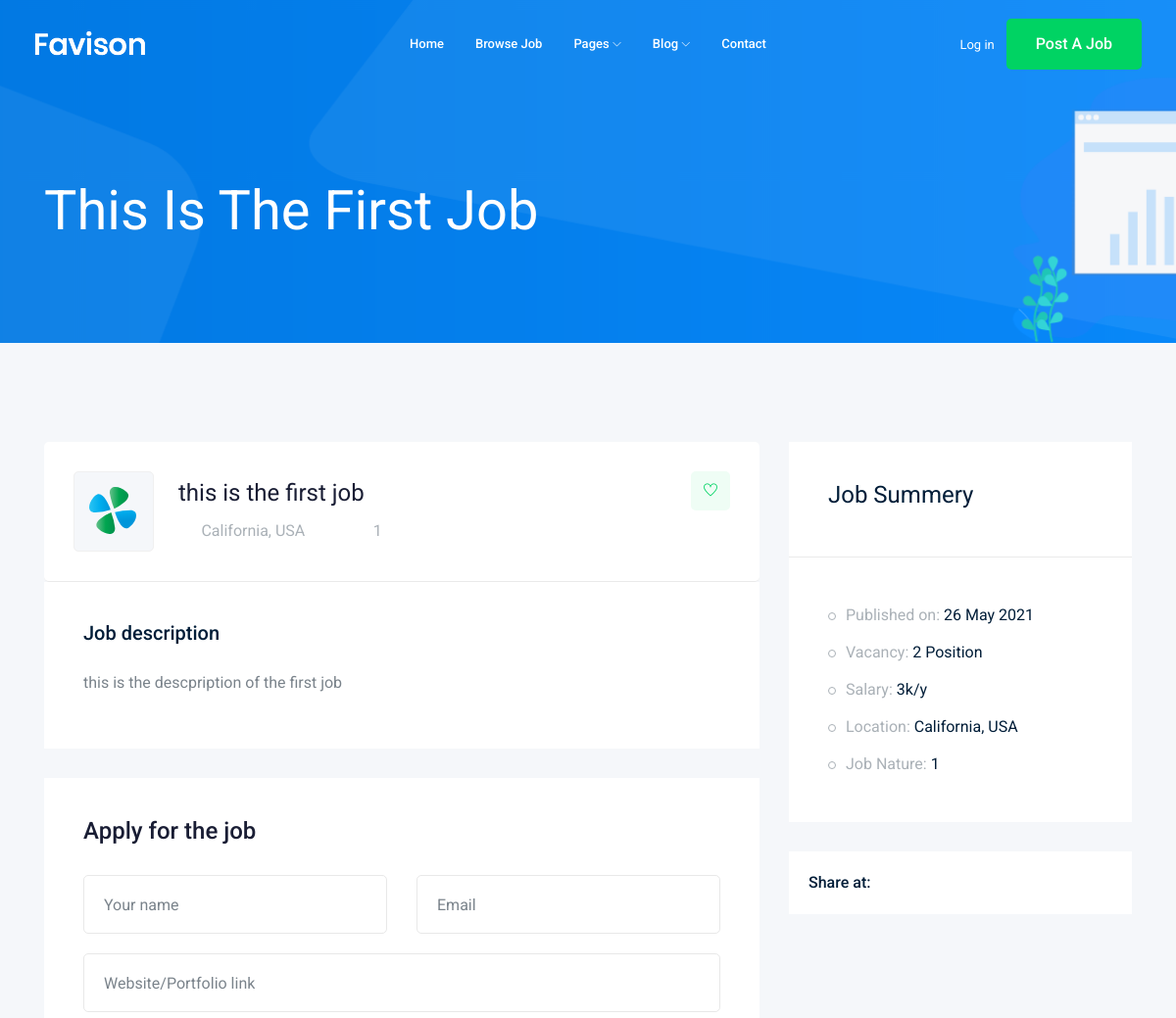
The page /jobs/1 (upper part) on the database as committed earlier.
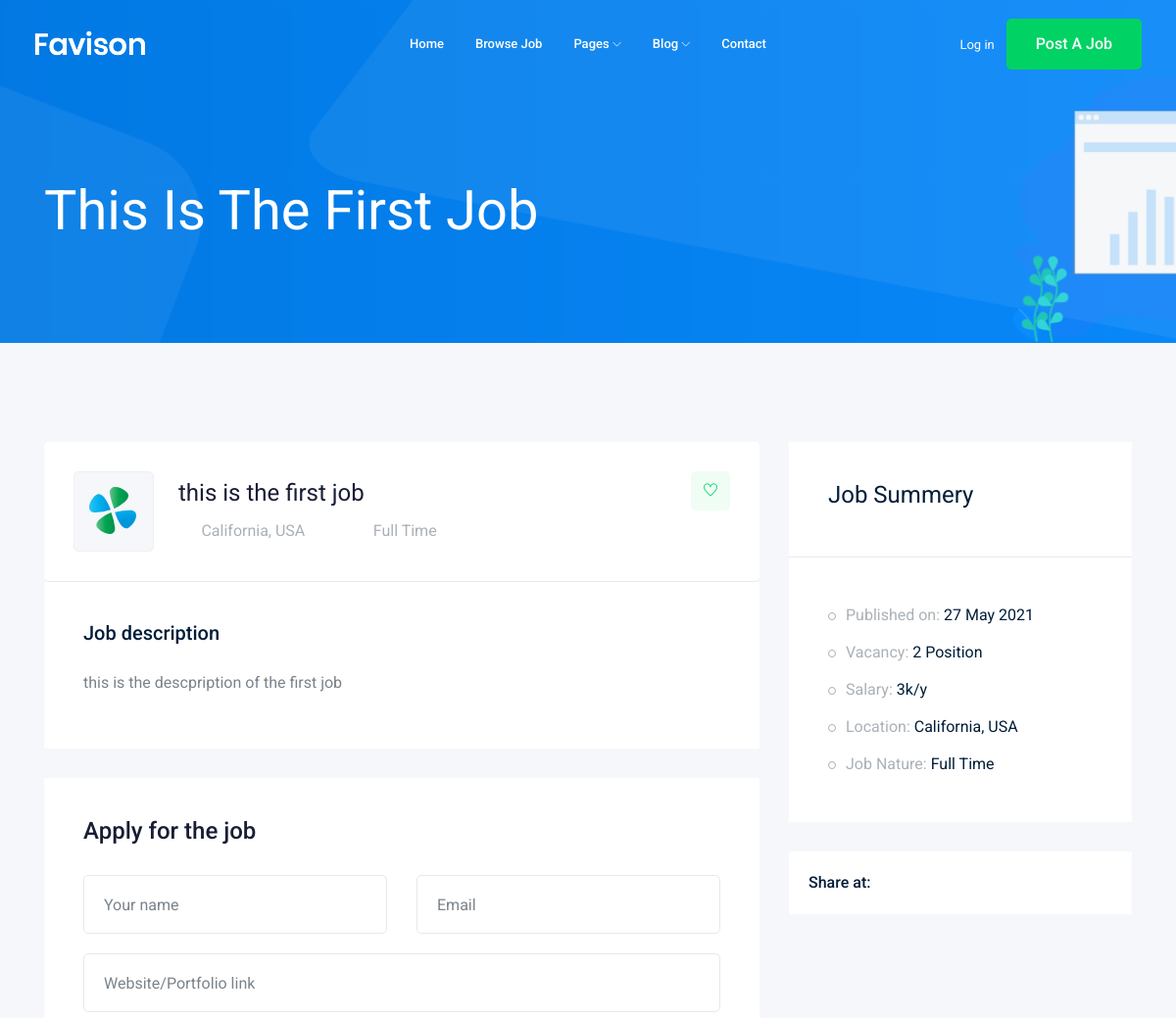
The same page on the database as committed later.
### job/models.py (models this page shows)
class Job(models.Model):
    title        = models.CharField(max_length=120)
    job_type     = models.CharField(
        max_length = 20,
        choices = job_type_choices,
        default = 'Full Time')
    description  = models.TextField(max_length=1000)
    published_at = models.DateTimeField(auto_now=True) # take the time by it self
    Vacancy      = models.IntegerField(default=1)
    salary       = models.IntegerField(default=0)
    experience   = models.IntegerField(default=1)
    category     = models.ForeignKey('Category', on_delete=models.CASCADE)# One to Many
    image        = models.ImageField(upload_to = 'jobs/')
    def __str__(self):
        return self.title

### job/views.py (the view)
# urls.py: path('<int:id>',views.job_detail , name= 'job_detail'),# the id of the job
def job_detail(request, id):
    job_detail = Job.objects.get(id = id)
    context = {
        'job' : job_detail
    }
    return render(request,'job/job_detail.html', context)

### job/templates/job/job_detail.html (shortened to what the changed rows need)
{%extends 'base.html' %}
    {% block content%}
    <div class="bradcam_area bradcam_bg_1">
        <div class="container">
            <div class="row">
                <div class="col-xl-12">
                    <div class="bradcam_text">
                        <h3>{{job}}</h3>
                    </div>
                </div>
            </div>
        </div>
    </div>
    <div class="job_details_area">
        <div class="container">
            <div class="row">
                <div class="col-lg-8">
                    <div class="job_details_header">
                        <div class="single_jobs white-bg d-flex justify-content-between">
                            <div class="jobs_left d-flex align-items-center">
                                <div class="jobs_conetent">
                                    <a href="#"><h4>{{job}}</h4></a>
                                    <div class="links_locat d-flex align-items-center">
                                        <div class="location">
                                            <p> <i class="fa fa-clock-o"></i>{{job.job_type}}</p>
                                        </div>
                                    </div>
                                </div>
                            </div>
                        </div>
                    </div>
                    <div class="descript_wrap white-bg">
                        <div class="single_wrap">
                            <h4>Job description</h4>
                            <p>{{job.description}}</p>
                        </div>
                    </div>
                </div>
                <div class="col-lg-4">
                    <div class="job_sumary">
                        <div class="job_content">
                            <ul>
                                <li>Published on: <span>{{job.published_at|date:"d M Y"}}</span></li>
                                <li>Vacancy: <span>{{job.Vacancy}} Position</span></li>
                                <li>Salary: <span>{{job.salary}}k/y</span></li>
                                <li>Job Nature: <span> {{job.job_type}}</span></li>
                            </ul>
                        </div>
                    </div>
                </div>
            </div>
        </div>
    </div>
    {%endblock%}

Rows that differ between the two databases and show on the page:
changed Job "This Is The First Job": job_type "1" → "Full Time"; published_at "26 May 2021" → "27 May 2021"
